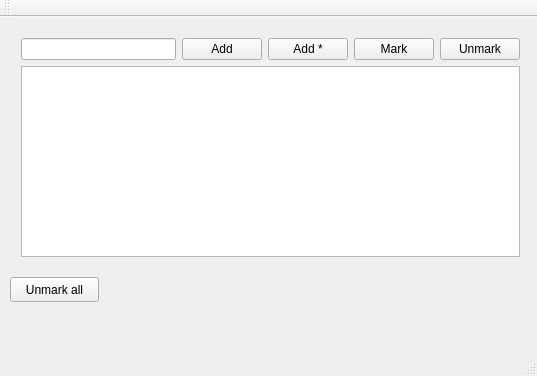
<?xml version="1.0" encoding="UTF-8"?>
<ui version="4.0">
 <class>MainWindow</class>
 <widget class="QMainWindow" name="MainWindow">
  <property name="geometry">
   <rect>
    <x>0</x>
    <y>0</y>
    <width>537</width>
    <height>376</height>
   </rect>
  </property>
  <property name="windowTitle">
   <string>MainWindow</string>
  </property>
  <widget class="QWidget" name="centralWidget">
   <widget class="QPushButton" name="bt_unmarkall">
    <property name="geometry">
     <rect>
      <x>10</x>
      <y>260</y>
      <width>89</width>
      <height>25</height>
     </rect>
    </property>
    <property name="text">
     <string>Unmark all</string>
    </property>
   </widget>
   <widget class="QWidget" name="">
    <property name="geometry">
     <rect>
      <x>10</x>
      <y>10</y>
      <width>521</width>
      <height>241</height>
     </rect>
    </property>
    <layout class="QVBoxLayout" name="verticalLayout">
     <item>
      <layout class="QHBoxLayout" name="horizontalLayout">
       <item>
        <widget class="QLineEdit" name="txtItem"/>
       </item>
       <item>
        <widget class="QPushButton" name="bt_add">
         <property name="text">
          <string>Add</string>
         </property>
        </widget>
       </item>
       <item>
        <widget class="QPushButton" name="bt_addMany">
         <property name="text">
          <string>Add *</string>
         </property>
        </widget>
       </item>
       <item>
        <widget class="QPushButton" name="btMark">
         <property name="text">
          <string>Mark</string>
         </property>
        </widget>
       </item>
       <item>
        <widget class="QPushButton" name="bt_Unmark">
         <property name="text">
          <string>Unmark</string>
         </property>
        </widget>
       </item>
      </layout>
     </item>
     <item>
      <widget class="QListWidget" name="listWidget"/>
     </item>
    </layout>
   </widget>
  </widget>
  <widget class="QMenuBar" name="menuBar">
   <property name="geometry">
    <rect>
     <x>0</x>
     <y>0</y>
     <width>537</width>
     <height>22</height>
    </rect>
   </property>
  </widget>
  <widget class="QToolBar" name="mainToolBar">
   <attribute name="toolBarArea">
    <enum>TopToolBarArea</enum>
   </attribute>
   <attribute name="toolBarBreak">
    <bool>false</bool>
   </attribute>
  </widget>
  <widget class="QStatusBar" name="statusBar"/>
 </widget>
 <layoutdefault spacing="6" margin="11"/>
 <resources/>
 <connections/>
</ui>
